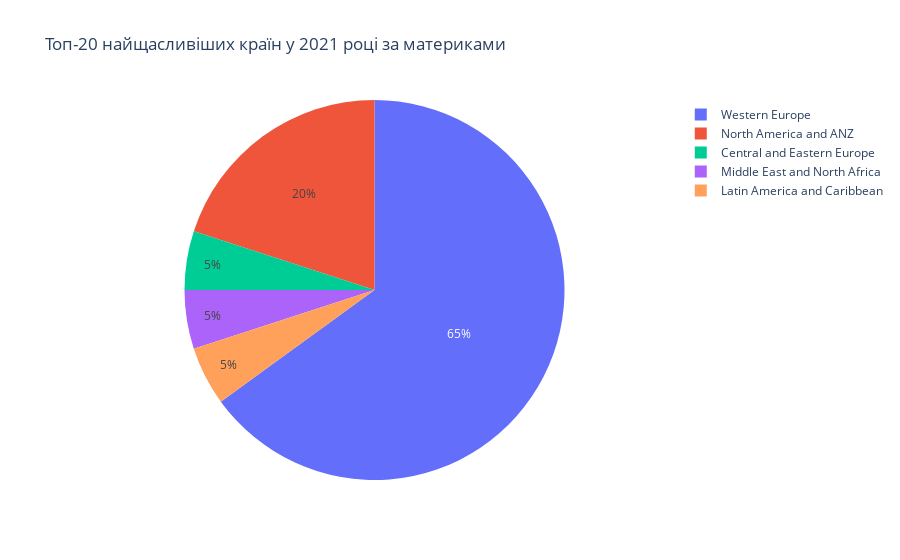

The notebook cell saved with this chart:
### Code cell
fig_top_20 = px.pie(values=sizes_top_20, 
                    names=labels_top_20, 
                    title='Топ-20 найщасливіших країн у 2021 році за материками')

fig_top_20.show()

### Figure 1 — Plotly figure (JSON) as saved in the notebook; plotly's stock layout.template omitted (floating-point values rounded to 4 significant figures)
{"data": [{"domain": {"x": [0, 1], "y": [0, 1]}, "hovertemplate": "label=%{label}<br>value=%{value}<extra></extra>", "labels": ["Western Europe", "North America and ANZ", "Central and Eastern Europe", "Middle East and North Africa", "Latin America and Caribbean"], "legendgroup": "", "name": "", "showlegend": true, "type": "pie", "values": [13, 4, 1, 1, 1]}], "layout": {"legend": {"tracegroupgap": 0}, "title": {"text": "Топ-20 найщасливіших країн у 2021 році за материками"}}}
